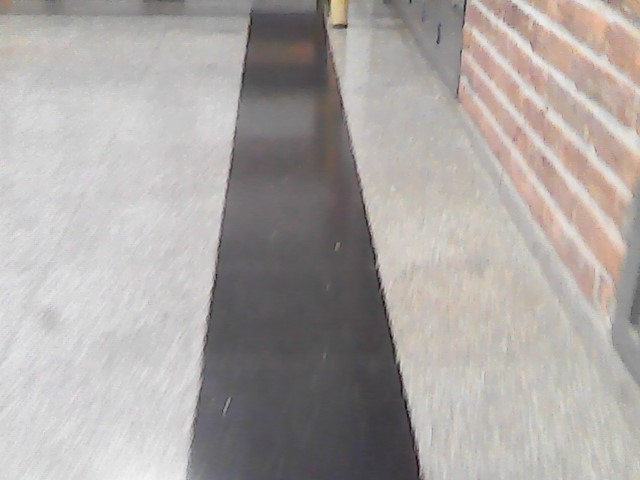
#> input picture autonomus driving/images/cam 2/WIN_20240315_14_44_22_Pro.jpg, 640 x 480 px
$ python test.py
#> lines starting #> are read from the running program, lines starting #| are printed output that depends on the picture; after the words box and inside, x2 and y2 are one past the last pixel; in counts of white or black regions, pixels touching at a corner belong together
import cv2 as cv
import time
import numpy as np

img = cv.imread('autonomus driving/images/cam 2/WIN_20240315_14_44_22_Pro.jpg')
#> img is the input picture: shape (480, 640, 3); mean B, G, R 164, 166.5, 171.6

pts1 = [(125, 100), (0, 380), (450, 100), (600, 380)]
pts2 = [[0, 0], [0, 480], [640, 0], [640, 480]]

cv.circle(img, pts1[0], 5, (0, 0, 255), -1)
#> img: shape (480, 640, 3); 0.03% of pixels changed, all inside (x1, y1, x2, y2) = (120, 95, 131, 106)
cv.putText(img, '1 '+str(pts1[0]), pts1[0], cv.FONT_HERSHEY_SIMPLEX, .5, (0, 0, 255), 2, cv.LINE_AA)
cv.circle(img, pts1[1], 5, (0, 0, 255), -1)
#> img: shape (480, 640, 3); mean B, G, R 163.4, 165.9, 171.7
cv.putText(img, '2 '+str(pts1[1]), pts1[1], cv.FONT_HERSHEY_SIMPLEX, .5, (0, 0, 255), 2, cv.LINE_AA)
cv.circle(img, pts1[2], 5, (0, 0, 255), -1)
#> img: shape (480, 640, 3); mean B, G, R 162.9, 165.4, 171.8
cv.putText(img, '3 '+str(pts1[2]), pts1[2], cv.FONT_HERSHEY_SIMPLEX, .5, (0, 0, 255), 2, cv.LINE_AA)
cv.circle(img, pts1[3], 5, (0, 0, 255), -1)
#> img: shape (480, 640, 3); mean B, G, R 162.3, 164.8, 172
cv.putText(img, '4 '+str(pts1[3]), pts1[3], cv.FONT_HERSHEY_SIMPLEX, .5, (0, 0, 255), 2, cv.LINE_AA)
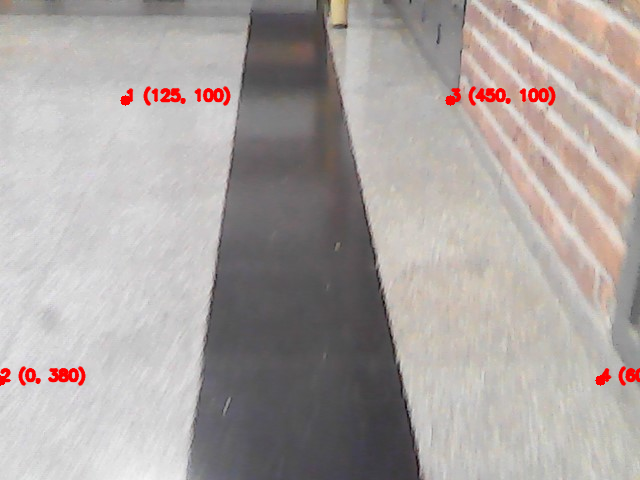
#> img: shape (480, 640, 3); mean B, G, R 162.2, 164.7, 172.1

matrix = cv.getPerspectiveTransform(np.float32(pts1), np.float32(pts2))
result = cv.warpPerspective(img, matrix, (640, 480))
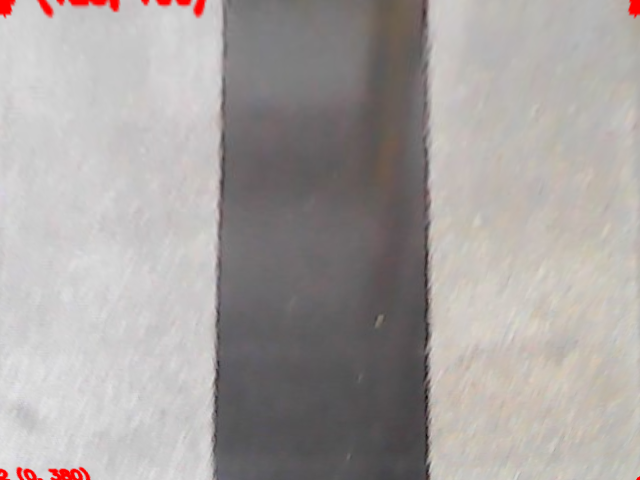
#> result: shape (480, 640, 3); mean B, G, R 161.2, 162.9, 168

cv.imshow('result', result)
cv.imshow('img', img)
cv.waitKey(0)

$ run again, with autonomus driving/images/cam 2/WIN_20240315_14_44_03_Pro.jpg copied over autonomus driving/images/cam 2/WIN_20240315_14_44_22_Pro.jpg
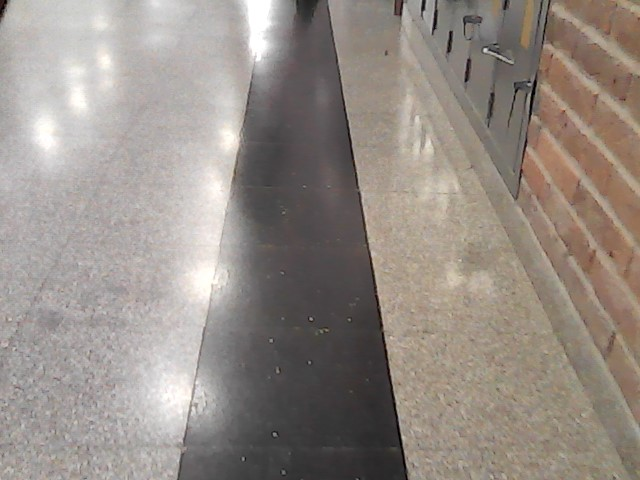
#> input picture autonomus driving/images/cam 2/WIN_20240315_14_44_03_Pro.jpg, 640 x 480 px
#> img is the input picture: shape (480, 640, 3); mean B, G, R 133.9, 140.7, 149.5
#> `cv.putText(img, '4 '+str(pts1[3]), pts1[3], cv.FONT_HERSHEY_SIMPLEX, ...`:
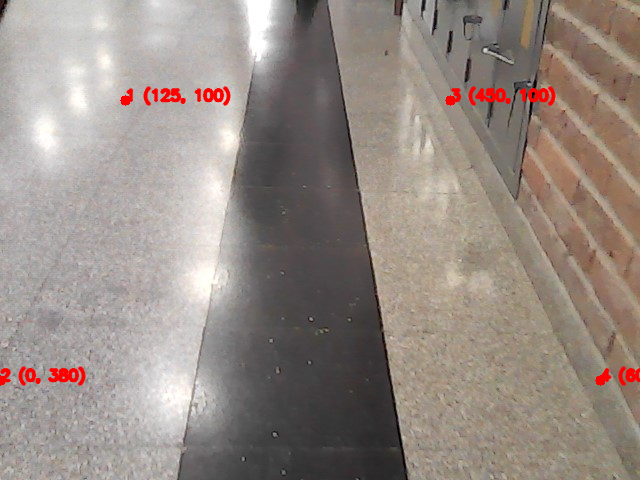
#> img: shape (480, 640, 3); mean B, G, R 132.5, 139.3, 150.4
#> `result = cv.warpPerspective(img, matrix, (640, 480))`:
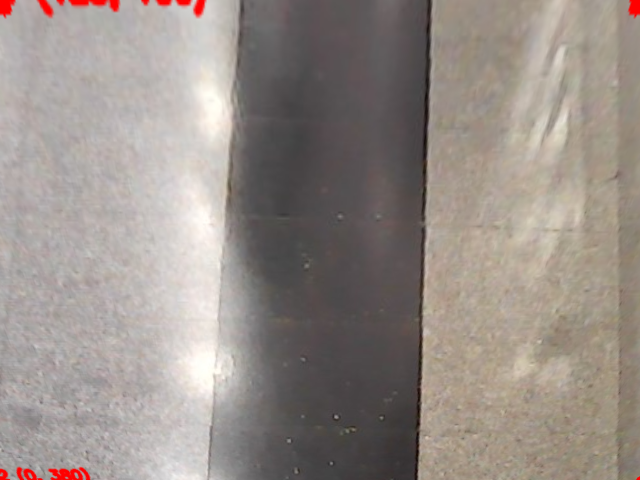
#> result: shape (480, 640, 3); mean B, G, R 136.9, 142.7, 151.7

$ run again, with autonomus driving/images/cam 2/WIN_20240315_14_44_04_Pro.jpg copied over autonomus driving/images/cam 2/WIN_20240315_14_44_22_Pro.jpg
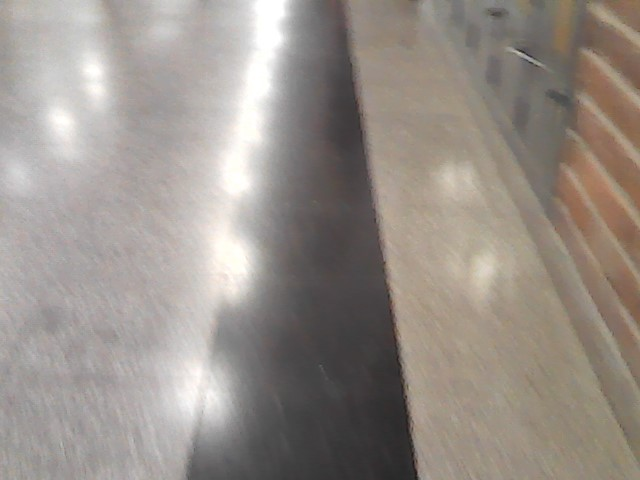
#> input picture autonomus driving/images/cam 2/WIN_20240315_14_44_04_Pro.jpg, 640 x 480 px
#> img is the input picture: shape (480, 640, 3); mean B, G, R 137.2, 144, 151.9
#> `cv.putText(img, '4 '+str(pts1[3]), pts1[3], cv.FONT_HERSHEY_SIMPLEX, ...`:
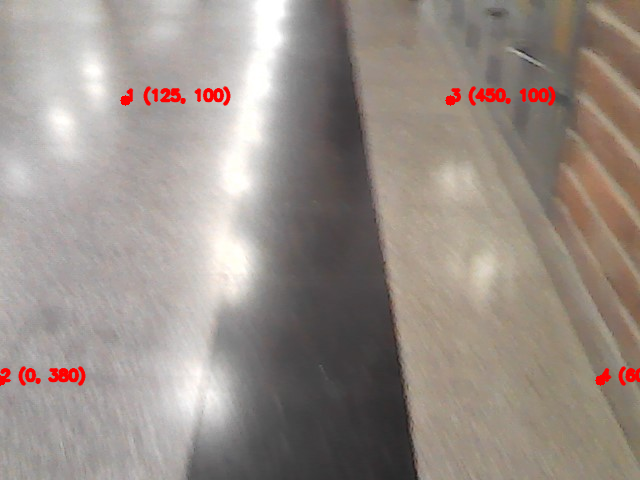
#> img: shape (480, 640, 3); mean B, G, R 135.9, 142.6, 152.9
#> `result = cv.warpPerspective(img, matrix, (640, 480))`:
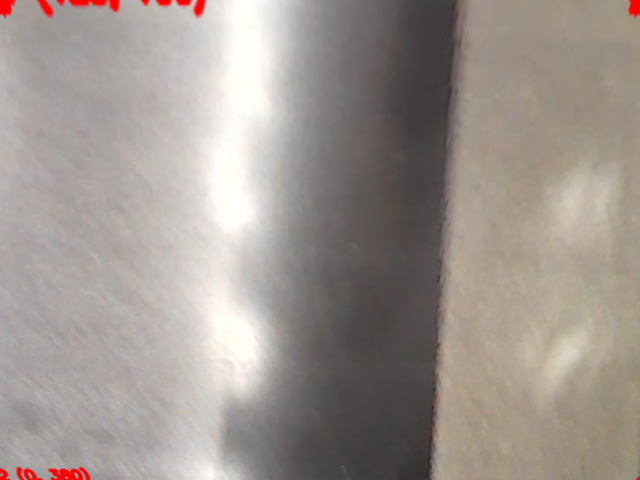
#> result: shape (480, 640, 3); mean B, G, R 144.1, 150, 158.9

$ run again, with autonomus driving/images/cam 2/WIN_20240315_14_44_05_Pro.jpg copied over autonomus driving/images/cam 2/WIN_20240315_14_44_22_Pro.jpg
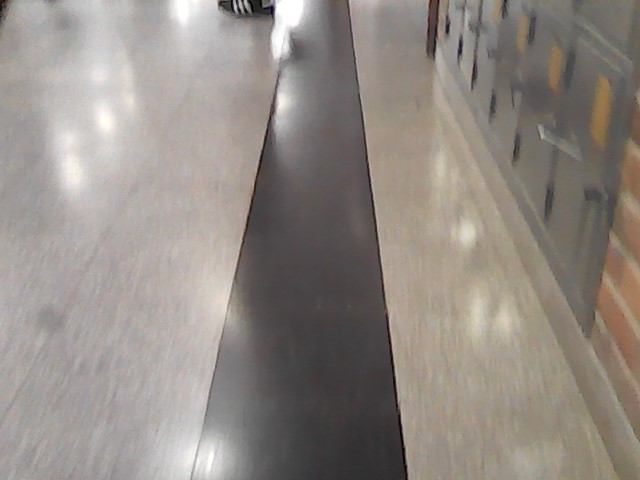
#> input picture autonomus driving/images/cam 2/WIN_20240315_14_44_05_Pro.jpg, 640 x 480 px
#> img is the input picture: shape (480, 640, 3); mean B, G, R 132.3, 138.6, 145.9
#> `cv.putText(img, '4 '+str(pts1[3]), pts1[3], cv.FONT_HERSHEY_SIMPLEX, ...`:
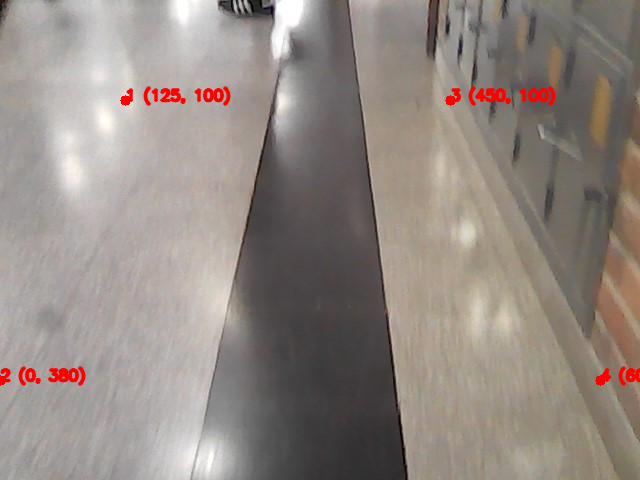
#> img: shape (480, 640, 3); mean B, G, R 131, 137.2, 146.8
#> `result = cv.warpPerspective(img, matrix, (640, 480))`:
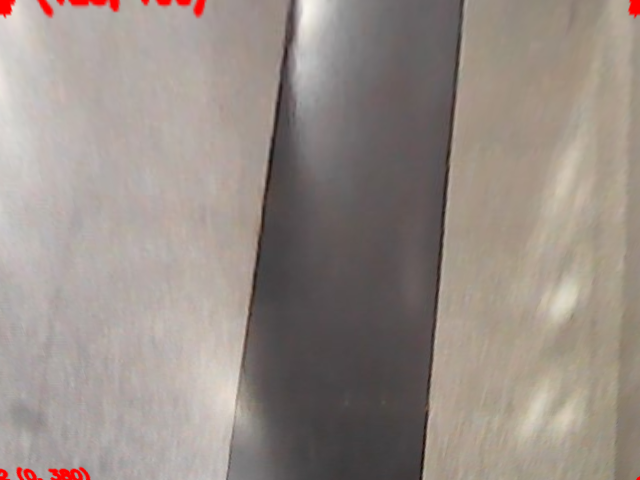
#> result: shape (480, 640, 3); mean B, G, R 135, 141.6, 151.9
